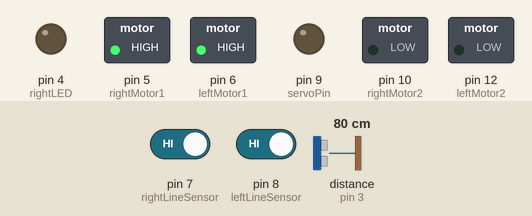
A sketch run on a simulated Arduino Uno, built with avr-gcc and run on an emulated ATmega328P. On the bench: switched loads named in the sketch (green lamp = pin HIGH), output pins drawn as LEDs (lit = HIGH). Wiring (inferred from the names in the program): ultrasonic range finder: trigger pin 2; echo pin 3. The test bench sets the inputs (shaded band); at power-on: pin 7 (rightLineSensor) HIGH, pin 8 (leftLineSensor) HIGH, distance to the obstacle (sensor on pin 3) 80 cm. The echo pulse lasts 58.3 µs per cm; pins used as bus, display or sensor lines are not drawn.

Above: at 1.2 s.
1.3 s: pin 7 (rightLineSensor) driven LOW
At 2.5 s:
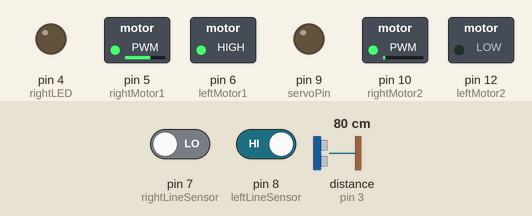
2.8 s: pin 8 (leftLineSensor) driven LOW
At 3.2 s:
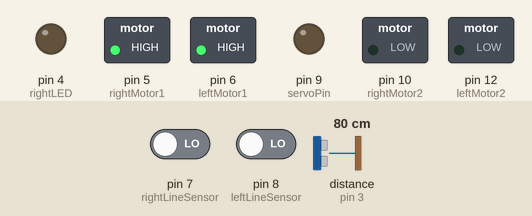
4.3 s: pin 7 (rightLineSensor) driven HIGH
At 4.8 s:
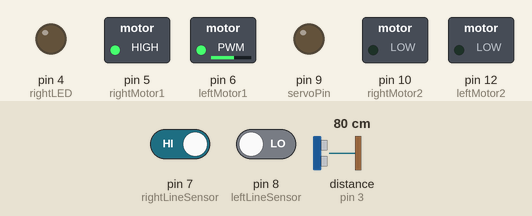
5.8 s: pin 8 (leftLineSensor) driven HIGH
At 6.7 s:
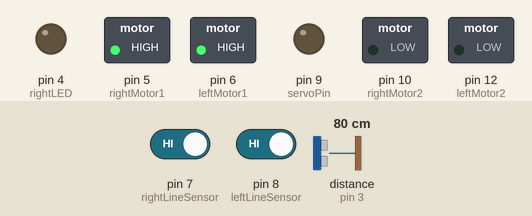
7.3 s: pin 7 (rightLineSensor) driven LOW
At 8.3 s:
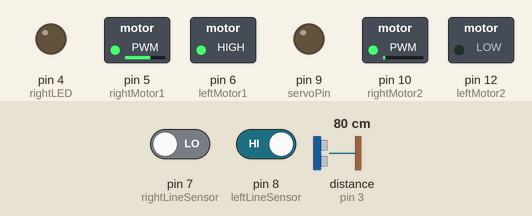
8.8 s: pin 8 (leftLineSensor) driven LOW
At 10.2 s:
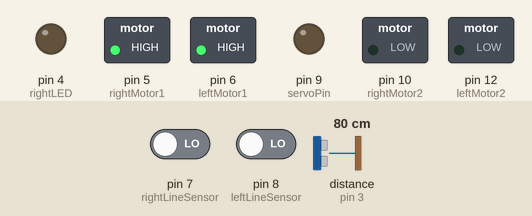
Timing chart, 0 to 11.3 s (numbered marks = the images above; inputs shaded):
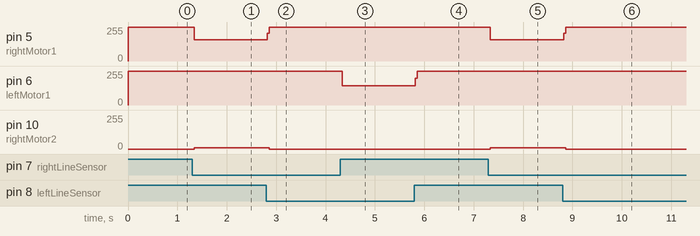

The sketch:

Line_follow_V3.ino
```cpp
// Ultrasonic sensor pins
const int trigPin = 2;
const int echoPin = 3;

// Motor control pins
const int rightMotor1 = 5;
const int leftMotor1 = 6;
const int rightMotor2 = 10;
const int leftMotor2 = 12;
int Left = 0;
int Right = 0;

// Line sensor pins
const int rightLineSensor = 7;
const int leftLineSensor = 8;

// Servo control pin
const int servoPin = 9;

// LED pins
const int rightLED = 4;
const int leftLED = 5;

#include <Servo.h>
Servo myservo;

// start function to move the robot forward
// void moveForward()
// {
//   digitalWrite(rightMotor, 1);
//   digitalWrite(leftMotor, 1);
//   digitalWrite(rightLED, 0);
//   digitalWrite(leftLED, 0);
// }

// stop function to stop the robot
void stop()
{
  digitalWrite(rightMotor1, 0);
  digitalWrite(leftMotor1, 0);

  analogWrite(rightLED, 0);
  analogWrite(leftLED, 0);
}

// left function to make the robot turn left and turn on the left LED
void turnLeft()
{
   analogWrite(leftMotor1,0);
   analogWrite(leftMotor2,30);


   while(leftLineSensor ==0)
   {
    Left = digitalRead(leftLineSensor);
    Right = digitalRead(rightLineSensor);
    if(Right == 0)
    {
      int lprev = Left;
      int rprev = Right;
      stop();
      while( ( (lprev==Left) && (rprev==Right) ) == 1 )
      {
         Left = digitalRead(leftLineSensor);
         Right = digitalRead(rightLineSensor);
      }
    }
    analogWrite(rightMotor1,255);
    analogWrite(rightMotor2,0);
   }
   analogWrite(leftMotor1,255);
   analogWrite(leftMotor2,0);
}

// right function to make the robot turn right and turn on the right LED
void turnRight()
{
  analogWrite(rightMotor1,0);
  analogWrite(rightMotor2,30);


  while(rightLineSensor == 0)
  {
    Left = digitalRead(leftLineSensor);
    Right = digitalRead(rightLineSensor);
    if(Left == 0)
    {
      int lprev = Left;
      int rprev = Right;
      stop();
      while( ( (lprev==Left) && (rprev==Right) ) == 1 )
      {
        Left = digitalRead(leftLineSensor);
        Right = digitalRead(rightLineSensor);
      }
    }
    analogWrite(leftMotor1,255);
    analogWrite(leftMotor2,0);
  }
  analogWrite(rightMotor1,255);
  analogWrite(rightMotor2,0);
}

// function for ultrasonic sensor
void checkDistance()
{
  digitalWrite(trigPin, HIGH);
  delayMicroseconds(10);
  digitalWrite(trigPin, LOW);

  int duration = pulseIn(echoPin, HIGH);
  int distance = (duration * 0.034) / 2;

  // if distance is less than or equal to 10 cm, turn on the LED
  if (distance <= 10 && distance != 0)
  {
    digitalWrite(13, 1);
    myservo.write(135);
    delay(100);
    myservo.write(0);
  }
  else
  {
    digitalWrite(13, 0);
  }
}

void setup()
{
  pinMode(echoPin, INPUT);
  pinMode(rightLineSensor, INPUT);
  pinMode(leftLineSensor, INPUT);

  pinMode(servoPin, OUTPUT);
  pinMode(rightLED, OUTPUT);
  pinMode(leftLED, OUTPUT);
  pinMode(trigPin, OUTPUT);
}

void loop()
{

  checkDistance(); // servo motor

  analogWrite(leftMotor1,255);
  analogWrite(leftMotor2,0);
  analogWrite(rightMotor1,255);
  analogWrite(rightMotor2,0);

  while(1)
  {
    Left = digitalRead(leftLineSensor);
    Right = digitalRead(rightLineSensor);

    if((Left==0 && Right==1) == 1)
    turnLeft();
    else if((Right==0 && Left==1) == 1)
    turnRight();
  }
}
```

Measured:
- after the input at 1.3 s, pin 5 (rightMotor1): 255/255 → 160/255 at once; pin 10 (rightMotor2): 0/255 → 11/255 at once
- after the input at 2.8 s, pin 5 (rightMotor1): 160/255 → 255/255 at once; pin 10 (rightMotor2): 11/255 → 0/255 after 0.06 s
- after the input at 4.3 s, pin 6 (leftMotor1): 255/255 → 145/255 at once
- after the input at 5.8 s, pin 6 (leftMotor1): 145/255 → 255/255 at once
- after the input at 7.3 s, pin 5 (rightMotor1): 255/255 → 160/255 at once; pin 10 (rightMotor2): 0/255 → 11/255 at once
- after the input at 8.8 s, pin 5 (rightMotor1): 160/255 → 255/255 at once; pin 10 (rightMotor2): 11/255 → 0/255 after 0.06 s
